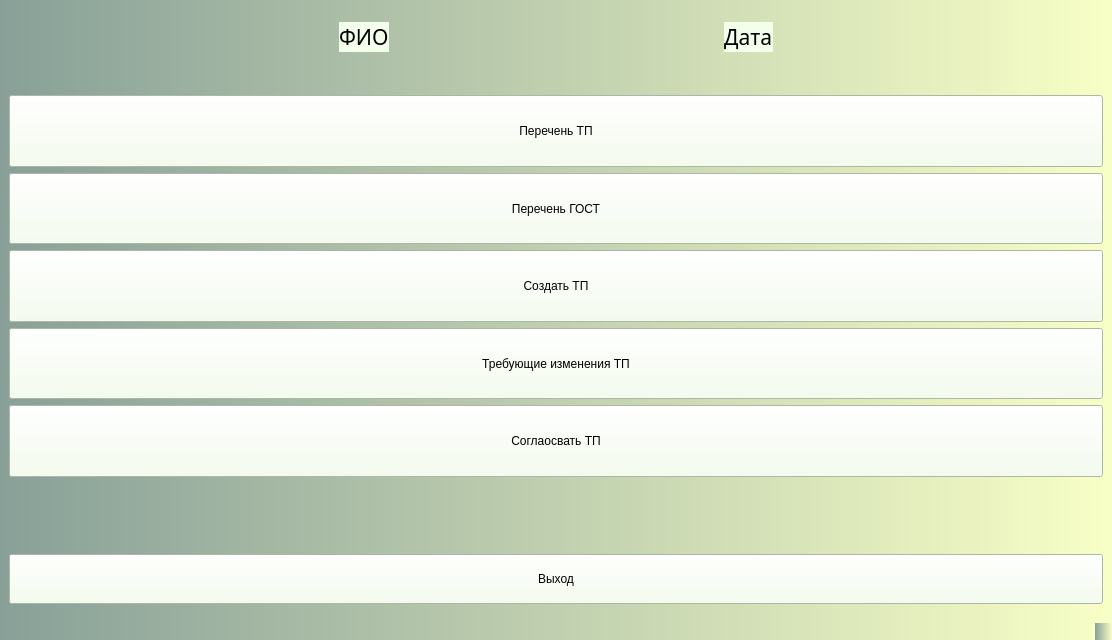
<?xml version="1.0" encoding="UTF-8"?>
<ui version="4.0">
 <class>MainWindow</class>
 <widget class="QMainWindow" name="MainWindow">
  <property name="geometry">
   <rect>
    <x>0</x>
    <y>0</y>
    <width>1112</width>
    <height>640</height>
   </rect>
  </property>
  <property name="windowTitle">
   <string>MainWindow</string>
  </property>
  <property name="styleSheet">
   <string notr="true">background:qlineargradient(spread:repeat, x1:0, y1:0, x2:1, y2:0, stop:0 rgba(83, 160, 81, 255), stop:1 rgba(255, 120, 161, 255))qlineargradient(spread:repeat, x1:0, y1:0, x2:1, y2:0, stop:0 rgba(136, 160, 152, 255), stop:1 rgba(248, 255, 198, 255))</string>
  </property>
  <widget class="QWidget" name="centralwidget">
   <layout class="QGridLayout" name="gridLayout">
    <item row="0" column="0">
     <spacer name="verticalSpacer_3">
      <property name="orientation">
       <enum>Qt::Vertical</enum>
      </property>
      <property name="sizeType">
       <enum>QSizePolicy::Fixed</enum>
      </property>
      <property name="sizeHint" stdset="0">
       <size>
        <width>17</width>
        <height>13</height>
       </size>
      </property>
     </spacer>
    </item>
    <item row="1" column="0">
     <layout class="QHBoxLayout" name="horizontalLayout">
      <item>
       <spacer name="horizontalSpacer">
        <property name="orientation">
         <enum>Qt::Horizontal</enum>
        </property>
        <property name="sizeHint" stdset="0">
         <size>
          <width>13</width>
          <height>20</height>
         </size>
        </property>
       </spacer>
      </item>
      <item>
       <widget class="QLabel" name="labelFIO">
        <property name="font">
         <font>
          <family>Mongolian Baiti</family>
          <pointsize>16</pointsize>
         </font>
        </property>
        <property name="styleSheet">
         <string notr="true">background:rgb(243, 255, 234);</string>
        </property>
        <property name="text">
         <string>ФИО</string>
        </property>
       </widget>
      </item>
      <item>
       <spacer name="horizontalSpacer_3">
        <property name="orientation">
         <enum>Qt::Horizontal</enum>
        </property>
        <property name="sizeHint" stdset="0">
         <size>
          <width>40</width>
          <height>20</height>
         </size>
        </property>
       </spacer>
      </item>
      <item>
       <widget class="QLabel" name="labelDATE">
        <property name="minimumSize">
         <size>
          <width>0</width>
          <height>30</height>
         </size>
        </property>
        <property name="maximumSize">
         <size>
          <width>16777215</width>
          <height>30</height>
         </size>
        </property>
        <property name="font">
         <font>
          <family>Mongolian Baiti</family>
          <pointsize>16</pointsize>
         </font>
        </property>
        <property name="styleSheet">
         <string notr="true">background:rgb(243, 255, 234);</string>
        </property>
        <property name="text">
         <string>Дата</string>
        </property>
       </widget>
      </item>
      <item>
       <spacer name="horizontalSpacer_2">
        <property name="orientation">
         <enum>Qt::Horizontal</enum>
        </property>
        <property name="sizeHint" stdset="0">
         <size>
          <width>13</width>
          <height>20</height>
         </size>
        </property>
       </spacer>
      </item>
     </layout>
    </item>
    <item row="2" column="0">
     <spacer name="verticalSpacer_2">
      <property name="orientation">
       <enum>Qt::Vertical</enum>
      </property>
      <property name="sizeType">
       <enum>QSizePolicy::Fixed</enum>
      </property>
      <property name="sizeHint" stdset="0">
       <size>
        <width>17</width>
        <height>37</height>
       </size>
      </property>
     </spacer>
    </item>
    <item row="3" column="0">
     <layout class="QVBoxLayout" name="verticalLayout">
      <item>
       <widget class="QPushButton" name="pushButton_AllTP">
        <property name="sizePolicy">
         <sizepolicy hsizetype="Minimum" vsizetype="Expanding">
          <horstretch>0</horstretch>
          <verstretch>0</verstretch>
         </sizepolicy>
        </property>
        <property name="minimumSize">
         <size>
          <width>0</width>
          <height>50</height>
         </size>
        </property>
        <property name="sizeIncrement">
         <size>
          <width>0</width>
          <height>0</height>
         </size>
        </property>
        <property name="baseSize">
         <size>
          <width>0</width>
          <height>0</height>
         </size>
        </property>
        <property name="styleSheet">
         <string notr="true">background:rgb(243, 255, 234);</string>
        </property>
        <property name="text">
         <string>Перечень ТП</string>
        </property>
       </widget>
      </item>
      <item>
       <widget class="QPushButton" name="pushButton_AllGOST">
        <property name="sizePolicy">
         <sizepolicy hsizetype="Minimum" vsizetype="Expanding">
          <horstretch>0</horstretch>
          <verstretch>0</verstretch>
         </sizepolicy>
        </property>
        <property name="minimumSize">
         <size>
          <width>0</width>
          <height>50</height>
         </size>
        </property>
        <property name="styleSheet">
         <string notr="true">background:rgb(243, 255, 234);</string>
        </property>
        <property name="text">
         <string>Перечень ГОСТ</string>
        </property>
       </widget>
      </item>
      <item>
       <widget class="QPushButton" name="pushButton_CreateTP">
        <property name="sizePolicy">
         <sizepolicy hsizetype="Minimum" vsizetype="Expanding">
          <horstretch>0</horstretch>
          <verstretch>0</verstretch>
         </sizepolicy>
        </property>
        <property name="minimumSize">
         <size>
          <width>0</width>
          <height>50</height>
         </size>
        </property>
        <property name="styleSheet">
         <string notr="true">background:rgb(243, 255, 234);</string>
        </property>
        <property name="text">
         <string>Создать ТП</string>
        </property>
       </widget>
      </item>
      <item>
       <widget class="QPushButton" name="pushButton_NeedToChange">
        <property name="sizePolicy">
         <sizepolicy hsizetype="Minimum" vsizetype="Expanding">
          <horstretch>0</horstretch>
          <verstretch>0</verstretch>
         </sizepolicy>
        </property>
        <property name="minimumSize">
         <size>
          <width>0</width>
          <height>50</height>
         </size>
        </property>
        <property name="styleSheet">
         <string notr="true">background:rgb(243, 255, 234);</string>
        </property>
        <property name="text">
         <string>Требующие изменения ТП</string>
        </property>
       </widget>
      </item>
      <item>
       <widget class="QPushButton" name="pushButton_approveTP">
        <property name="sizePolicy">
         <sizepolicy hsizetype="Preferred" vsizetype="Expanding">
          <horstretch>0</horstretch>
          <verstretch>0</verstretch>
         </sizepolicy>
        </property>
        <property name="minimumSize">
         <size>
          <width>0</width>
          <height>50</height>
         </size>
        </property>
        <property name="styleSheet">
         <string notr="true">background:rgb(243, 255, 234);</string>
        </property>
        <property name="text">
         <string>Соглаосвать ТП</string>
        </property>
       </widget>
      </item>
      <item>
       <spacer name="verticalSpacer_7">
        <property name="orientation">
         <enum>Qt::Vertical</enum>
        </property>
        <property name="sizeType">
         <enum>QSizePolicy::Expanding</enum>
        </property>
        <property name="sizeHint" stdset="0">
         <size>
          <width>20</width>
          <height>50</height>
         </size>
        </property>
       </spacer>
      </item>
      <item>
       <widget class="QPushButton" name="pushButton_Exit">
        <property name="minimumSize">
         <size>
          <width>0</width>
          <height>50</height>
         </size>
        </property>
        <property name="styleSheet">
         <string notr="true">background:rgb(243, 255, 234);</string>
        </property>
        <property name="text">
         <string>Выход</string>
        </property>
       </widget>
      </item>
      <item>
       <spacer name="verticalSpacer">
        <property name="orientation">
         <enum>Qt::Vertical</enum>
        </property>
        <property name="sizeType">
         <enum>QSizePolicy::Fixed</enum>
        </property>
        <property name="sizeHint" stdset="0">
         <size>
          <width>20</width>
          <height>5</height>
         </size>
        </property>
       </spacer>
      </item>
     </layout>
    </item>
   </layout>
  </widget>
  <widget class="QMenuBar" name="menubar">
   <property name="geometry">
    <rect>
     <x>0</x>
     <y>0</y>
     <width>1112</width>
     <height>21</height>
    </rect>
   </property>
  </widget>
  <widget class="QStatusBar" name="statusbar"/>
 </widget>
 <resources/>
 <connections/>
</ui>
